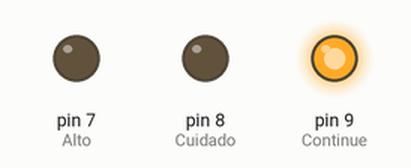
The sketch below on a simulated Arduino Uno, built with avr-gcc and run on an emulated ATmega328P. On the bench: output pins drawn as LEDs (lit = HIGH).

Above: at 2.5 s.
At 6.0 s:
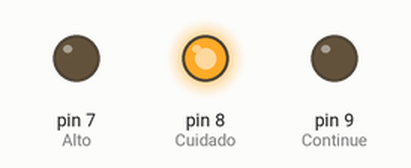
At 9.5 s:
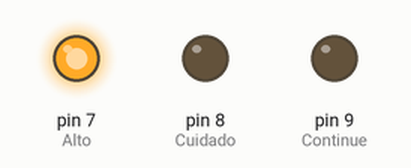
Timing chart, 0 to 15.6 s (numbered marks = the images above):
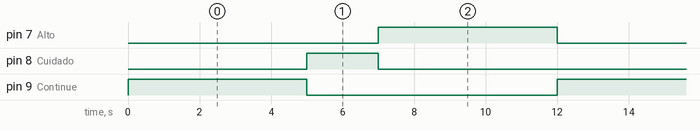

The sketch:

1semaforo.ino
```cpp
// Definición de pines
const int Alto = 7;
const int Cuidado = 8;
const int Continue = 9;

void setup() {
  // Inicialización de pines como salidas
  pinMode(Alto, OUTPUT);
  pinMode(Cuidado, OUTPUT);
  pinMode(Continue, OUTPUT);
}

void loop() {
  // Led verde encendido, rojo y amarillo apagados
  digitalWrite(Continue, HIGH);
  digitalWrite(Alto, LOW);
  digitalWrite(Cuidado, LOW);
  delay(5000); // Espera 5 segundos

  // Led amarillo encendido, rojo y verde apagados
  digitalWrite(Cuidado, HIGH);
  digitalWrite(Alto, LOW);
  digitalWrite(Continue, LOW);
  delay(2000); // Espera 2 segundos

  // led rojo encendido, verde y amarillo apagados
  digitalWrite(Alto, HIGH);
  digitalWrite(Continue, LOW);
  digitalWrite(Cuidado, LOW);
  delay(5000); // Espera 5 segundos
  //CUAYSMETCEL
}
```

Measured:
- by itself, pin 7 (Alto), pin 9 (Continue): alternates HIGH for 5.0 s and LOW for 7.0 s
- by itself, pin 8 (Cuidado): alternates HIGH for 2.0 s and LOW for 10.0 s
- by itself, everything shown: repeats every 12.0 s, in 3 steps
